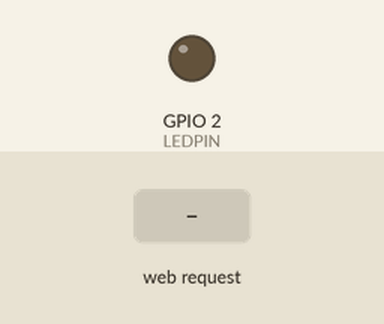
The sketch below on a simulated ESP8266 (NodeMCU). On the bench: output pins drawn as LEDs (lit = HIGH). The inputs (shaded band) are chosen by the test bench. WiFi joins after 1.5 s; servers stay silent unless stated; what the sketch prints to the serial monitor is not drawn.

Above: at 2.7 s.
2.8 s: HTTP request GET /?IN1=1 received
At 4.6 s:
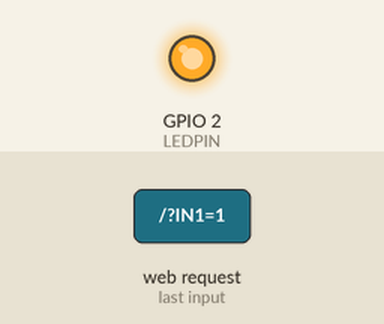
Timing chart, 0 to 6.1 s (numbered marks = the images above; inputs shaded):
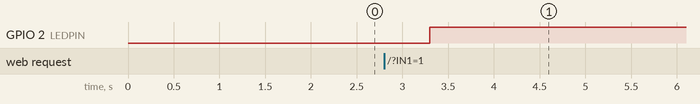

Measured:
- after the input at 2.8 s, GPIO 2 (LEDPIN): LOW → HIGH after 0.50 s

The sketch:

ServerDali.ino
```cpp
/*
 * Demonstrate using an http server and an HTML form to control an LED.
 * The http server runs on the ESP8266.
 * https://gist.github.com/bbx10/5a2885a700f30af75fc5
 *
 * Connect to "http://esp8266WebForm.local" or "http://<IP address>"
 * to bring up an HTML form to control the LED connected GPIO#0. This works
 * for the Adafruit ESP8266 HUZZAH but the LED may be on a different pin on
 * other breakout boards.
 *
*/
/*
#include <ESP8266WiFi.h>
#include <WiFiClient.h>
#include <ESP8266WebServer.h>
#include <ESP8266mDNS.h>
*/
#include "MyServer.h"

// Functions
void handleRoot();
void handleNotFound();
void handleSubmit();
void writeLED(bool LEDon);
/*
// Fill in your WiFi router SSID and password
const char* ssid = "MySSID2";
const char* password = "12345678";
*/
String in1 = "10";
String in2 = "2";


// GPIO#0 is for Adafruit ESP8266 HUZZAH board. Your board LED might be on 13.
const int LEDPIN = LED_BUILTIN;

extern MyServer myServer;
extern ESP8266WebServer server;
extern MDNSResponder mdns;


void setup(void)
{
  pinMode(LED_BUILTIN, OUTPUT);
  writeLED(true);

  Serial.begin(115200);

  myServer.joinWifiNetwork("VANESA", "master2020");
}


void loop(void)
{
  myServer.handle_Client();
}


void handleNotFound()
{
  String message = "File Not Found\n\n";
  message += "URI: ";
  message += server.uri();
  message += "\nMethod: ";
  message += (server.method() == HTTP_GET)?"GET":"POST";
  message += "\nArguments: ";
  message += server.args();
  message += "\n";
  for (uint8_t i=0; i<server.args(); i++){
    message += " " + server.argName(i) + ": " + server.arg(i) + "\n";
  }
  server.send(404, "text/plain", message);
}

void handleSubmit()
{
  if (!server.hasArg("IN1") || !server.hasArg("IN2"))
    return myServer.returnFail("BAD ARGS");
  //String LEDvalue;
  in1 = server.arg("IN1");
  in2 = server.arg("IN2");

  Serial.println("IN1: " + in1);
  Serial.println("IN2: " + in2);

  writeLED(true);
  delay(500);
  writeLED(false);
}

void handleRoot()
{
  if (server.hasArg("IN1") || server.hasArg("IN2")) {
    //handleSubmit();
    in1 = server.arg("IN1");
    in2 = server.arg("IN2");

    Serial.println("IN1: " + in1);
    Serial.println("IN2: " + in2);

    writeLED(true);
    delay(500);
    writeLED(false);
  }
  server.send(200, "text/html", myServer.getHTML(in1, in2));
}

void writeLED(bool LEDon)
{
  // Note inverted logic for Adafruit HUZZAH board
  if (LEDon)
    digitalWrite(LEDPIN, 0);
  else
    digitalWrite(LEDPIN, 1);
}
```

MyServer.cpp
```cpp
#include "MyServer.h"

extern void writeLED(bool LEDon);
extern void handleRoot();
extern void handleNotFound();

MyServer myServer;
ESP8266WebServer server(80);
MDNSResponder mdns;

MyServer::MyServer(){}

void MyServer::joinWifiNetwork(const char* ssid, const char* password){

//const char* ssid = "VANESA";
//  const char* password = "master2020";
  WiFi.begin(ssid, password);
  Serial.println("");

  // Wait for connection
  while (WiFi.status() != WL_CONNECTED) {
    delay(500);
    Serial.print(".");
  }
  Serial.println("");
  Serial.print("Connected to ");
  Serial.println(ssid);
  Serial.print("IP address: ");
  Serial.println(WiFi.localIP());

  if (mdns.begin("esp8266WebForm", WiFi.localIP())) {
    Serial.println("MDNS responder started");
  }

  server.on("/", handleRoot);
  //server.on("/ledon", handleLEDon);
  //server.on("/ledoff", handleLEDoff);
  server.onNotFound(handleNotFound);

  server.begin();
  Serial.print("Connect to http://");
  Serial.println(WiFi.localIP());

}

void MyServer::returnOK()
{
  server.sendHeader("Connection", "close");
  server.sendHeader("Access-Control-Allow-Origin", "*");
  server.send(200, "text/plain", "OK\r\n");
}

void MyServer::returnFail(String msg)
{
  server.sendHeader("Connection", "close");
  server.sendHeader("Access-Control-Allow-Origin", "*");
  server.send(500, "text/plain", msg + "\r\n");
}

void MyServer::handle_Client()
{
  server.handleClient();
}


String MyServer::getHTML(String in1, String in2)
{
  String INDEX_HTML =
  "<!DOCTYPE HTML>"
  "<html>"
  "<head>"
  "<meta name = \"viewport\" content = \"width = device-width, initial-scale = 1.0, maximum-scale = 1.0, user-scalable=0\">"
  "<title>Botonera DALI</title>"
  "<style>"
  "\"body { background-color: #808080; font-family: Arial, Helvetica, Sans-Serif; Color: #000000; }\""
  "</style>"
  "</head>"
  "<body>"
  "<h1>Botonera DALI</h1>"
  "<FORM >"
  "<P>"
  "IN1:<BR>"
  "<INPUT type=\"number\" name=\"IN1\" value="+in1+" min=\"1\" max=\"16\"><BR><BR>"
  "IN2:<BR>"
  "<INPUT type=\"number\" name=\"IN2\" value="+in2+" min=\"1\" max=\"16\"><BR><BR>"
  "<INPUT type=\"submit\" value=\"Send\"> <INPUT type=\"reset\">"
  "</P>"
  "</FORM>"
  "</body>"
  "</html>";

  return INDEX_HTML;
}

String MyServer::getHTML()
{
  String INDEX_HTML =
  "<!DOCTYPE HTML>"
  "<html>"
  "<head>"
  "<meta name = \"viewport\" content = \"width = device-width, initial-scale = 1.0, maximum-scale = 1.0, user-scalable=0\">"
  "<title>Botonera DALI</title>"
  "<style>"
  "\"body { background-color: #808080; font-family: Arial, Helvetica, Sans-Serif; Color: #000000; }\""
  "</style>"
  "</head>"
  "<body>"
  "<h1>Botonera DALI</h1>"
  "<FORM >"
  "<P>"
  "IN1:<BR>"
  "<INPUT type=\"number\" name=\"IN1\" value=1 min=\"1\" max=\"16\"><BR><BR>"
  "IN2:<BR>"
  "<INPUT type=\"number\" name=\"IN2\" value=2 min=\"1\" max=\"16\"><BR><BR>"
  "<INPUT type=\"submit\" value=\"Send\"> <INPUT type=\"reset\">"
  "</P>"
  "</FORM>"
  "</body>"
  "</html>";

  return INDEX_HTML;

}
```

MyServer.h
```cpp
#ifndef my_server_h
#define my_server_h

#include "Arduino.h"
#include <ESP8266WebServer.h>
#include <ESP8266mDNS.h>
#include <ESP8266WiFi.h>
#include <WiFiClient.h>


class MyServer
{
  private:
  	char* ssid;
  	char* password;


	public:
  	MyServer();
  	//MyServer(const char* ssid, const char* password); //the constructor
    void createHotSpot();
  	void joinWifiNetwork(const char* ssid, const char* password);

  	//String getHTML(String in1, String in2);
    String getHTML();
    String getHTML(String in1, String in2);
  	void handle_Client();
  	//void handleRoot();
  	//void handleSubmit();

  	void returnOK();
  	void returnFail(String msg);

};//end of class Dali

#endif
```
